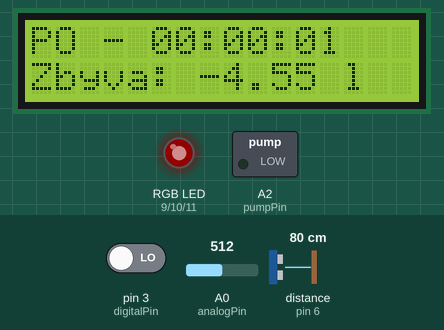
Recording of a sketch running on a simulated Arduino Uno, built with avr-gcc and run on an emulated ATmega328P. On the bench: 16×2 character LCD, switched loads named in the sketch (green lamp = pin HIGH), an RGB LED mixed from three pins (HIGH = lit). Wiring (inferred from the names in the program): ultrasonic range finder: trigger pin 5; echo pin 6. Inputs (shaded band) come from the test bench; at power-on: distance to the obstacle (sensor on pin 6) 80 cm, A0 (analogPin) = 512, pin 3 (digitalPin) LOW. The echo pulse lasts 58.3 µs per cm; dim RGB values are drawn brighter than linear; pins used as bus, display or sensor lines are not drawn; what the sketch prints to the serial monitor is not drawn.

Above: at 3.4 s.
3.5 s: distance to the obstacle (sensor on pin 6) set to 98 cm
At 4.8 s:
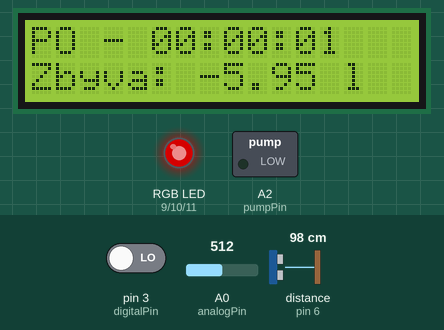
11.6 s: distance to the obstacle (sensor on pin 6) set to 101 cm
At 12.08 s:
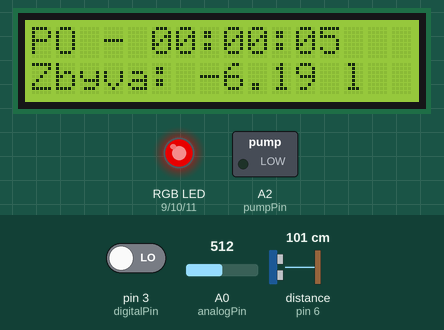
13.4 s: distance to the obstacle (sensor on pin 6) set to 21 cm
At 14.51 s:
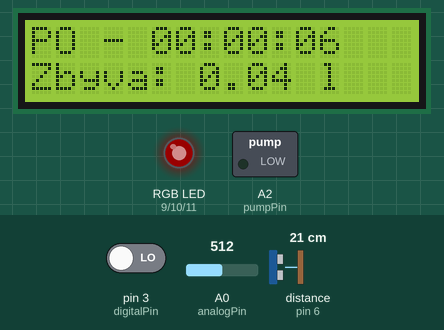
15.5 s: distance to the obstacle (sensor on pin 6) set to 17 cm
At 16.25 s:
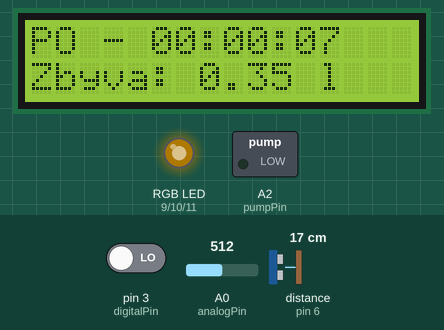
18.3 s: A0 (analogPin) set to 789
20.1 s: A0 (analogPin) set to 813
At 22.27 s:
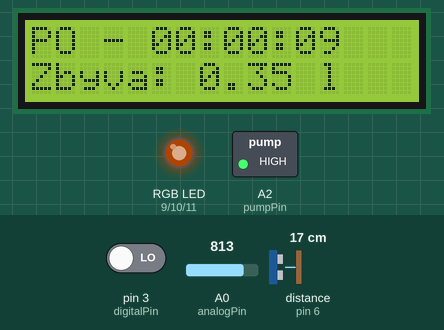
Timing chart, 0 to 44.6 s (numbered marks = the images above; inputs shaded):
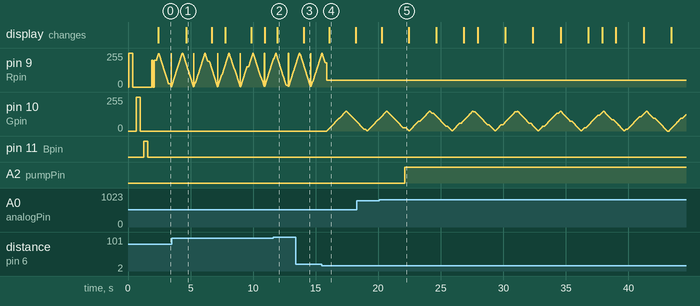

The sketch:

zalevani.ino
```cpp
#include <Wire.h>
#include <LiquidCrystal_I2C.h>
LiquidCrystal_I2C lcd(0x27, 16, 2);

#include <IRremote.h>

int RECV_PIN = 2;
IRrecv irrecv(RECV_PIN);
decode_results results;
int lcdPointer = 0;
int dayOfWeek = 0;
int hours = 0;
int minutes = 0;
int seconds = 0;
long oldTime;
bool backLight = true;

#define UP "807f22dd"
#define DOWN "807f12ed"
#define RIGHT "807f02fd"
#define LEFT "807f32Cd"
#define OK "807f609f"
#define OFF "807f00ff"

//vlhkomer
#define displayOnPin A1

#define analogPin A0
#define digitalPin 3
#define vccPin 4

#define pumpPin A2
#define checkingTime 3000

#define trigPin 5
#define echoPin 6

#define dryness 800
#define wetness 500
// proměnná pro uložení času kontroly
unsigned long cas = 0;
unsigned long check = 0;
boolean pumping = false;
double r = 5; //polomer nadoby

const int Rpin = 9;
const int Gpin = 10;
const int Bpin = 11;
int R = 255;
int G = 255;
int B = 255;

double actual = 0;
int counter = 0;
double average = 0;
double first = 0;

void setup() {
  Serial.begin(9600);

  irrecv.enableIRIn();
  lcd.init();
  lcd.backlight();
  lcd.setCursor(0, 0);
  lcd.print("Zapinam :)...");

  pinMode(Rpin, OUTPUT);
  pinMode(Gpin, OUTPUT);
  pinMode(Bpin, OUTPUT);
  analogWrite(Rpin, R);
  delay(300);
  analogWrite(Rpin, 0);
  delay(300);
  analogWrite(Gpin, G);
  delay(300);
  analogWrite(Gpin, 0);
  delay(300);
  analogWrite(Bpin, B);
  delay(300);
  analogWrite(Bpin, 0);
  delay(300);
  for (int i = 0; i < 200; i++) {
    R = i;
    analogWrite(Rpin, R);
  }
  delay(100);
  analogWrite(Rpin, 0);
  delay(100);
  analogWrite(Rpin, R);

  pinMode(analogPin, INPUT); //vlhkomer
  pinMode(digitalPin, INPUT); //vlhkomer
  pinMode(vccPin, OUTPUT); //vlhkomer
  pinMode(pumpPin, OUTPUT); //cerpadlo

  pinMode(trigPin, OUTPUT); // ultrasonic
  pinMode(echoPin, INPUT); // ultrasonic
  delay(150);


  // vypnutí napájecího napětí pro modul
  digitalWrite(vccPin, LOW);
}

double wL = 0;
void loop() {
  addTime();
  if (millis() - check > 1000) {
    if (millis() - cas > checkingTime) {
    //je sucho
      if (humidity() > dryness) {
        pumping = true;
        load();
      }
    }

    wL = waterLevel();
    if (pumping && wL > 1) {
      digitalWrite(pumpPin, HIGH); //watering
      if (humidity() <= wetness) {
        save();
        pumping = false;
      }
    }
    else {
      digitalWrite(pumpPin, LOW);
    }
    check = millis();

    lcdPrint();
  }

  averness(wL);
  controll();

  analogWrite(Rpin, R);
  analogWrite(Gpin, G);
  analogWrite(Bpin, B);

  delay(10);
}

void averness(int wL) {
  if (wL <= 5 && wL > 1) {
    warning(1);
  }
  else if (wL <= 1) {
    danger(3);
  }
  else {
    ok(1);
  }
}

double waterLevel() {
  int height = 21;

  digitalWrite(trigPin, LOW);
  delayMicroseconds(2);
  digitalWrite(trigPin, HIGH);
  //delayMicroseconds(10);
  digitalWrite(trigPin, LOW);
  int duration = pulseIn(echoPin, HIGH);

  double distance = duration*0.034/2;

  Serial.print("Hladina vody: ");
  Serial.println(height - distance);
  actual = (3.14 * r*r * (height - distance))/1000;
  return height - distance;
}

int humidity() {
  // zapneme napájecí napětí pro modul s krátkou pauzou
  // pro ustálení
  digitalWrite(vccPin, HIGH);
  delay(100);
  // načtení analogové a digitální hodnoty do proměnných
  int analog = analogRead(analogPin);
  bool digit = digitalRead(digitalPin);
  // výpis analogové hodnoty po sériové lince
  Serial.print("Vlhkost: ");
  Serial.print(analog);
  if (digit == HIGH) {
    Serial.print(" | Detekovano prekroceni hranice!");
  }
  // ukončení řádku na sériové lince
  Serial.println();
  digitalWrite(vccPin, LOW);
  cas = millis();

  return analog;
}

void load() {
  first = waterLevel();
}

void save() {
  double sum = counter * average;
  counter++;
  double h = first - waterLevel();
  average = ((3.14 * r*r * h) + sum) / counter;
}

void lcdPrint() {
  lcd.clear();

  String ar[] = {printTime(),
    "Zbyva: " + String(actual) + " l",
    "Prumer: " + String(average) + " ml",
    "Zalito: " + String(counter)};
  lcd.clear();
  lcd.setCursor(0,0);
  lcd.print(ar[lcdPointer]);
  lcd.setCursor(0, 1);
  if (lcdPointer + 1 > 2) lcd.print(ar[0]);
  else lcd.print(ar[lcdPointer + 1]);
}

String printTime() {
  String h = "";
  String m = "";
  String s = "";

  if (hours < 10) h = "0" + String(hours);
  else h = String(hours);

  if (minutes < 10) m = "0" + String(minutes);
  else m = String(minutes);

  if (seconds < 10) s = "0" + String(seconds);
  else s = String(seconds);

  return (dayString(dayOfWeek) + " - " + h + ":" + m + ":" + s);

}

String dayString(int day) {
  switch (day) {
    case 0: return "PO";
    case 1: return "UT";
    case 2: return "ST";
    case 3: return "CT";
    case 4: return "PA";
    case 5: return "SO";
    case 6: return "NE";
  }
}

void addTime() {
  int dif = millis() - oldTime;
  if (dif >= 1000) {
    seconds++;
    oldTime = millis() + dif;
  }
  if (seconds >= 60) {
    minutes++;
    seconds = 0;
  }
  if (minutes >= 60) {
    hours++;
    minutes = 0;
  }
  if (hours >= 24) {
    dayOfWeek++;
    hours = 0;
  }
  if (dayOfWeek > 6) {
    dayOfWeek = 0;
  }
}

int hoursPointer = 0;
bool settingHours = false;
void controll() {
  if (settingHours) {
    lcd.setCursor(15, 0);
    lcd.print(String(hoursPointer));
  }

  if (irrecv.decode(&results)) {
    String sgn = String(results.value, HEX);
    Serial.println(sgn);
    if (sgn == UP) {
      if (settingHours) {
        addHours();
      }
      else {
        lcdPointer++;
        if (lcdPointer >= 4) lcdPointer = 0;
      }
    }
    else if (sgn == DOWN) {
      if (settingHours) {
        removeHours();
      }
      else {
        lcdPointer--;
        if (lcdPointer < 0) lcdPointer = 3;
      }
    }
    else if (sgn == OFF) {
      if (backLight) {
        lcd.noBacklight();
        backLight = false;
      }
      else {
        lcd.backlight();
        backLight = true;
      }
    }
    else if (sgn == OK) {
      if (settingHours) settingHours = false;
      else settingHours = true;
    }
    else if (sgn == RIGHT) {
      if (settingHours) {
        hoursPointer++;
        if (hoursPointer > 3) hoursPointer = 0;
      }
    }
    else if (sgn == LEFT) {
      if (settingHours) {
        hoursPointer--;
        if (hoursPointer < 0) hoursPointer = 2;
      }
    }
    irrecv.resume(); // Receive the next value
  }
}

void addHours() {
  switch (hoursPointer) {
    case 0: //dny
      dayOfWeek++;
      if (dayOfWeek > 6) dayOfWeek = 0;
      break;
    case 1: //hodiny
      hours++;
      if (hours > 59) hours = 0;
      break;
    case 2: //minuty
      minutes++;
      if (minutes > 59) minutes = 0;
      break;
    case 3: //vteriny
      seconds++;
      if (seconds > 59) seconds = 0;
      break;
  }
}

void removeHours() {
  switch (hoursPointer) {
    case 0: //dny
      dayOfWeek--;
      if (dayOfWeek < 0) dayOfWeek = 6;
      break;
    case 1: //hodiny
      hours--;
      if (hours < 0) hours = 59;
      break;
    case 2: //minuty
      minutes--;
      if (minutes < 0) minutes = 59;
      break;
    case 3: //vteriny
      seconds--;
      if (seconds < 0) seconds = 59;
      break;
  }
}

bool rD = true;
void danger(int sp) {
  if (rD) R += sp;
  else R -= sp;
  G = 0;
  B = 0;

  if (R >= 255) rD = false;
  if (R <= 0) rD = true;
}

bool g = true;
void ok(int sp) {
  if (g) G += sp;
  else G -= sp;
  R = 0;
  B = 0;

  if (G >= 200) g = false;
  if (G <= 100) g = true;

}

bool b = true;
void warning(int sp) {
  if (b) G += sp;
  else G -= sp;
  R = 50;
  B = 0;

  if (G >= 150) b = false;
  if (G <= 0) b = true;
}
```

Measured:
- the behaviour switches between 100 and 101 cm on distance to the obstacle (sensor on pin 6) (found by bisection; images 1 and 2)
- the behaviour switches between 800 and 801 on A0 (analogPin) (found by bisection; images 4 and 5)
- after the input at 11.6 s, the display: changes after 0.33 s (image 2)
- after the input at 15.5 s, pin 10 (Gpin): rises from 0/255 to 150/255 in 1.5 s, then falls to 69/255 in 0.85 s
- after the input at 20.1 s, A2 (pumpPin): LOW → HIGH after 2.0 s
- by itself, pin 9 (Rpin): moves between 1/255 and 255/255, repeating every 3.7 s
